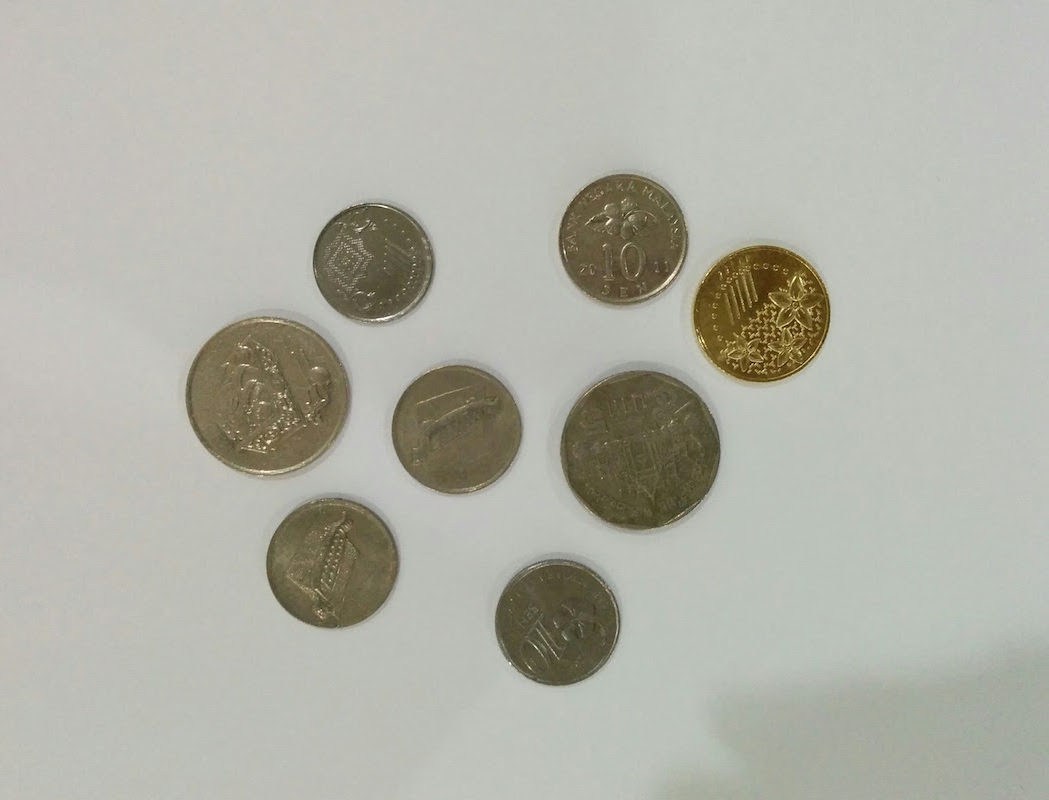
#> input picture downloads/coins.jpg, 1049 x 800 px
$ jupyter execute bounding_box.ipynb   (older library calls are emulated)
#> lines starting #> are read from the running program, lines starting #| are printed output that depends on the picture; after the words box and inside, x2 and y2 are one past the last pixel; in counts of white or black regions, pixels touching at a corner belong together
[cell 1]
# essential libraries
import cv2, matplotlib
import numpy as np
import matplotlib.pyplot as plt

[cell 2]
# read the image
image = cv2.imread('downloads/coins.jpg')
#> image is the input picture: shape (800, 1049, 3); mean B, G, R 166.9, 176.9, 176.6

[cell 3]
# convert original image to gray
gray_image = cv2.cvtColor(image, cv2.COLOR_BGR2GRAY)
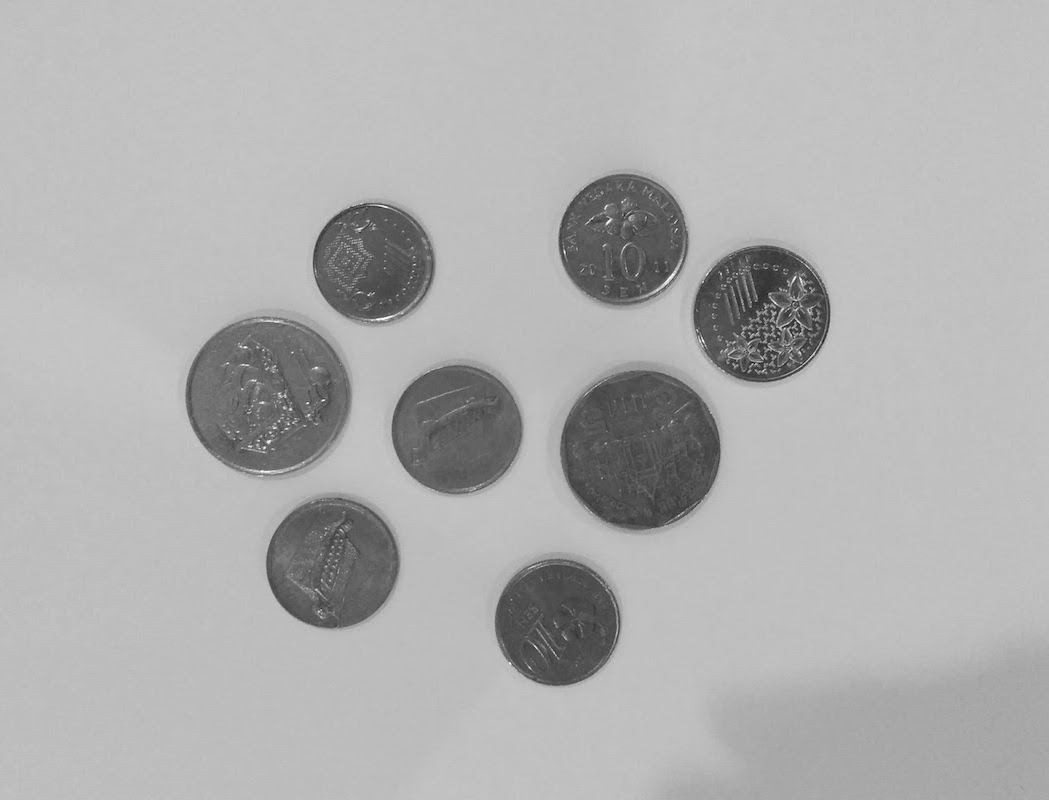
#> gray_image: shape (800, 1049); min 11, max 254, mean 175.6

[cell 4]
# perform 5x5 gaussian blur
blurred_image = cv2.GaussianBlur(gray_image, (5, 5), 0)

[cell 5]
# convert image to binary
_, inverted_binary_image = cv2.threshold(blurred_image, 130, 255, cv2.THRESH_BINARY)
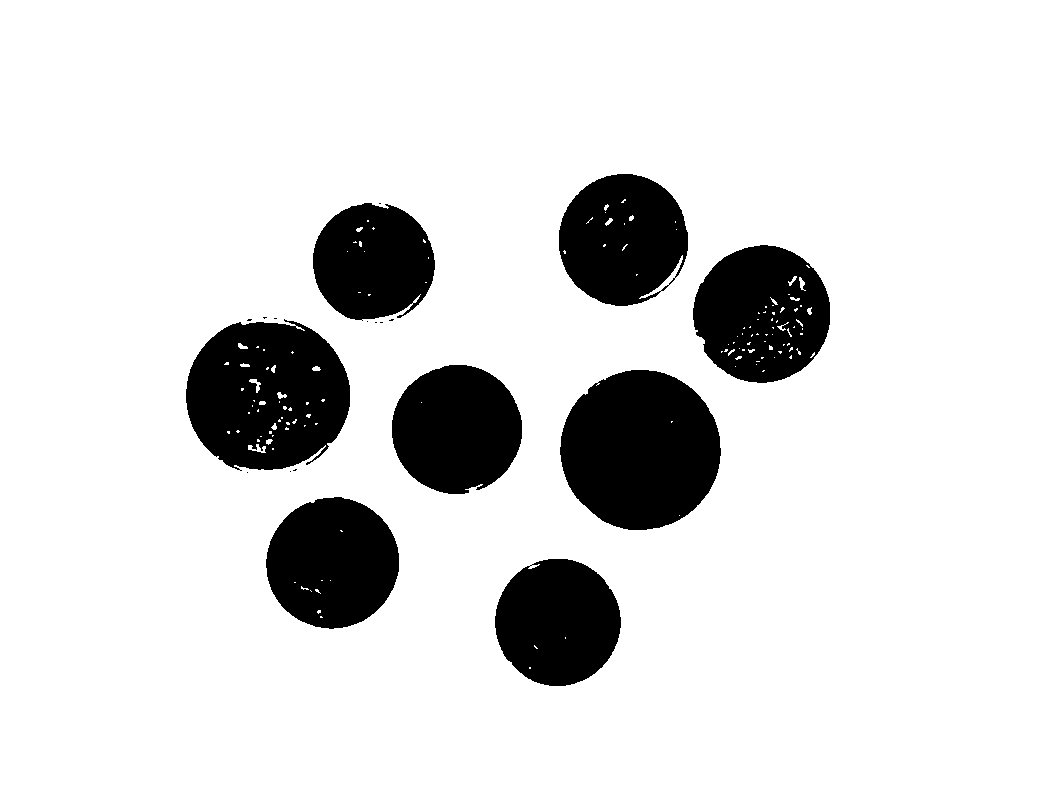
#> inverted_binary_image: shape (800, 1049); 86.1% white; 19 black regions (11 under 20 px), largest, box (x1, y1, x2, y2) and area: (560, 370, 721, 530) 20061, (186, 319, 350, 471) 18974, (693, 245, 830, 383) 14141

[cell 6]
# lets highlight the coins
binary_image = cv2.bitwise_not(inverted_binary_image)
#> binary_image: shape (800, 1049); 13.9% white; 19 white regions (11 under 20 px)

[cell 7]
# find the contours
_, coin_contours, _ = cv2.findContours(binary_image, cv2.RETR_EXTERNAL, cv2.CHAIN_APPROX_SIMPLE)
#> coin_contours = 19 contours, 11 with area under 20; largest, box (x1, y1, x2, y2) and area: (560, 370, 721, 530) 19841, (186, 319, 350, 471) 19316, (693, 245, 830, 383) 14446, (266, 497, 399, 629) 13418, (559, 174, 688, 306) 13157, (392, 365, 522, 494) 12904, (495, 559, 621, 686) 12310, (313, 203, 435, 321) 11028

[cell 8]
# make a copy of the image
bounding_image = np.copy(image)

[cell 9]
# declare minimum area and an empty list
minimum_area = 60
large_contours = []

# loop to find large contours
for contour in coin_contours:
    if cv2.contourArea(contour) > minimum_area:
        large_contours.append(contour)
#> this loop made 19 passes
#> contour on passes 3, 4, 8, 9, 10, 13, 14, 15, 17: [[247, 472]], [[290, 471]], [[380, 322], [382, 322]], [[375, 322], [376, 322]], [[367, 321]], [[248, 319], [247, 320], [250, 320], [251, 319]], [[274, 318], [276, 318]], [[263, 317], [264, 318], [265, 317], [266, 317]], [[379, 203], [380, 203]]
#> after the loop, large_contours = 8 contours; box (x1, y1, x2, y2) and area: (560, 370, 721, 530) 19841, (186, 319, 350, 471) 19316, (693, 245, 830, 383) 14446, (266, 497, 399, 629) 13418, (559, 174, 688, 306) 13157, (392, 365, 522, 494) 12904, (495, 559, 621, 686) 12310, (313, 203, 435, 321) 11028

[cell 10]
# draw bounding rectangle for each coin
for contour in large_contours:
    x, y, w, h = cv2.boundingRect(contour)
    cv2.rectangle(bounding_image, (x, y), (x+w, y+h), (0, 255, 0), 3)
#> this loop made 8 passes
#> (x, y, w, h) on passes 1 to 8: (495, 559, 126, 127), (266, 497, 133, 132), (560, 370, 161, 160), (392, 365, 130, 129), (186, 319, 164, 152), (693, 245, 137, 138), (313, 203, 122, 118), (559, 174, 129, 132)
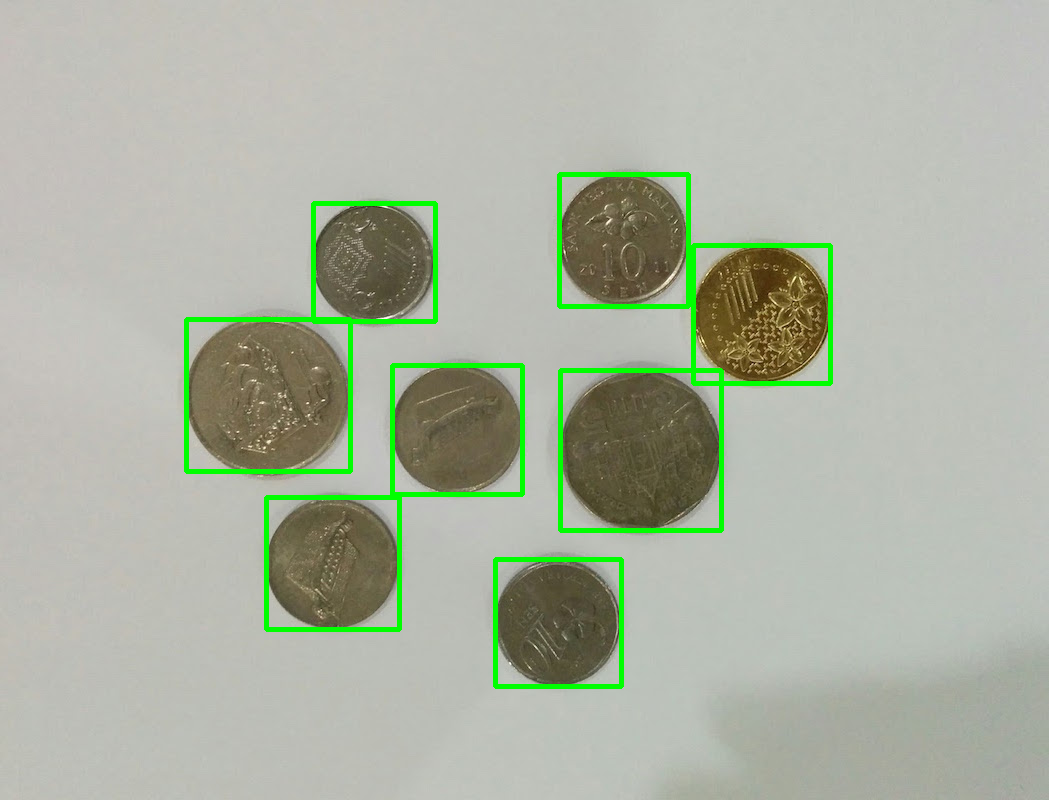
#> bounding_image: shape (800, 1049, 3); 2.57% of pixels changed, all inside (x1, y1, x2, y2) = (184, 172, 833, 689)

[cell 11]
plt.imshow(bounding_image)

[cell 12]
cv2.imwrite("output.jpg", bounding_image)
#> Out = True
